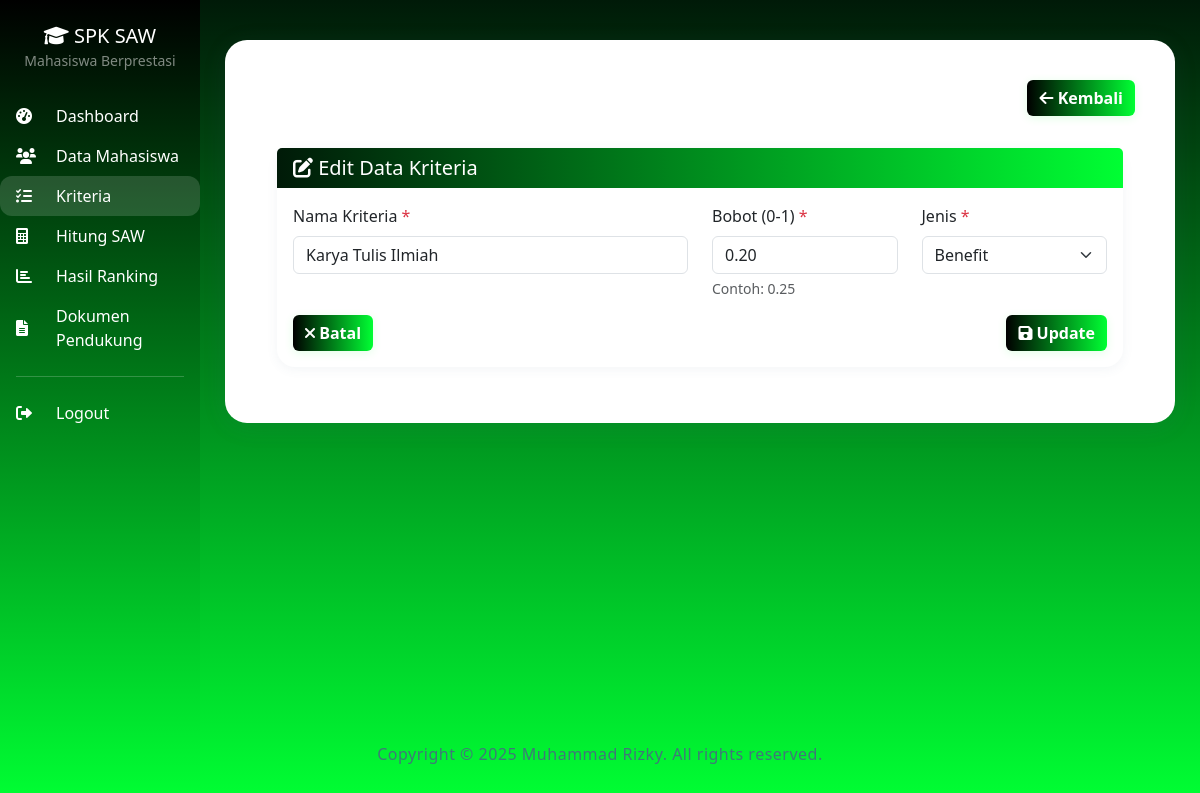
The app's page /edit_kriteria.php?id=3 (signed in) with its own data.
### tables this page shows
CREATE TABLE kriteria (
    id_kriteria INT AUTO_INCREMENT PRIMARY KEY,
    nama_kriteria VARCHAR(100) NOT NULL,
    bobot DECIMAL(3,2) NOT NULL,
    jenis ENUM('benefit', 'cost') NOT NULL,
    created_at TIMESTAMP DEFAULT CURRENT_TIMESTAMP,
    updated_at TIMESTAMP DEFAULT CURRENT_TIMESTAMP ON UPDATE CURRENT_TIMESTAMP
);

### edit_kriteria.php (the view, shortened to what this page needs)
<?php
require_once 'config/database.php';
$id = isset($_GET['id']) ? intval($_GET['id']) : 0;
$stmt = $pdo->prepare("SELECT * FROM kriteria WHERE id_kriteria = ?");
$stmt->execute([$id]);
$kriteria = $stmt->fetch();
?>
<!DOCTYPE html>
<html lang="id">
<head>
    <link href="https://cdn.jsdelivr.net/npm/bootstrap@5.3.0/dist/css/bootstrap.min.css" rel="stylesheet">
    <link href="https://cdnjs.cloudflare.com/ajax/libs/font-awesome/6.0.0/css/all.min.css" rel="stylesheet">
</head>
<body>
    <div class="container-fluid">
        <div class="row">
            <div class="col-md-3 col-lg-2 px-0">
                <div class="sidebar">
                    <div class="p-4 text-center">
                        <h5 class="text-white mb-0">
                            <i class="fas fa-graduation-cap"></i> SPK SAW
                        </h5>
                        <small class="text-white-50">Mahasiswa Berprestasi</small>
                    </div>
                    <nav class="nav flex-column">
                        <a class="nav-link" href="index.php">
                            <i class="fas fa-tachometer-alt me-2"></i>
                            <span class="d-none d-lg-inline">Dashboard</span>
                        </a>
                        <a class="nav-link" href="mahasiswa.php">
                            <i class="fas fa-users me-2"></i>
                            <span class="d-none d-lg-inline">Data Mahasiswa</span>
                        </a>
                        <a class="nav-link active" href="kriteria.php">
                            <i class="fas fa-list-check me-2"></i>
                            <span class="d-none d-lg-inline">Kriteria</span>
                        </a>
                        <a class="nav-link" href="hitung_saw.php">
                            <i class="fas fa-calculator me-2"></i>
                            <span class="d-none d-lg-inline">Hitung SAW</span>
                        </a>
                        <a class="nav-link" href="hasil.php">
                            <i class="fas fa-chart-bar me-2"></i>
                            <span class="d-none d-lg-inline">Hasil Ranking</span>
                        </a>
                        <a class="nav-link" href="dokumen.php">
                            <i class="fas fa-file-alt me-2"></i>
                            <span class="d-none d-lg-inline">Dokumen Pendukung</span>
                        </a>
                        <hr class="text-white-50 mx-3">
                        <a class="nav-link" href="logout.php">
                            <i class="fas fa-sign-out-alt me-2"></i>
                            <span class="d-none d-lg-inline">Logout</span>
                        </a>
                    </nav>
                </div>
            </div>
            <div class="col-md-9 col-lg-10 px-0">
                <div class="main-content">
                    <div class="content-card">
                    <nav class="navbar navbar-expand-lg">
                        <div class="container-fluid">
                            <h4 class="mb-0">Edit Kriteria</h4>
                            <div class="navbar-nav ms-auto">
                                <a href="kriteria.php" class="btn btn-secondary">
                                    <i class="fas fa-arrow-left"></i> Kembali
                                </a>
                            </div>
                        </div>
                    </nav>
                    <div class="p-4">
                        <div class="card">
                            <div class="card-header">
                                <h5 class="mb-0">
                                    <i class="fas fa-edit"></i> Edit Data Kriteria
                                </h5>
                            </div>
                            <div class="card-body">
                                <form method="POST">
                                    <div class="row">
                                        <div class="col-md-6 mb-3">
                                            <label for="nama_kriteria" class="form-label">Nama Kriteria <span class="text-danger">*</span></label>
                                            <input type="text" class="form-control" id="nama_kriteria" name="nama_kriteria"
                                                   value="<?php echo htmlspecialchars($kriteria['nama_kriteria']); ?>"
                                                   required>
                                        </div>
                                        <div class="col-md-3 mb-3">
                                            <label for="bobot" class="form-label">Bobot (0-1) <span class="text-danger">*</span></label>
                                            <input type="number" class="form-control" id="bobot" name="bobot"
                                                   step="0.01" min="0" max="1"
                                                   value="<?php echo $kriteria['bobot']; ?>"
                                                   required>
                                            <div class="form-text">Contoh: 0.25</div>
                                        </div>
                                        <div class="col-md-3 mb-3">
                                            <label for="jenis" class="form-label">Jenis <span class="text-danger">*</span></label>
                                            <select class="form-select" id="jenis" name="jenis" required>
                                                <option value="benefit" <?php echo ($kriteria['jenis'] == 'benefit') ? 'selected' : ''; ?>>Benefit</option>
                                            </select>
                                        </div>
                                    </div>
                                    <div class="d-flex justify-content-between">
                                        <a href="kriteria.php" class="btn btn-secondary">
                                            <i class="fas fa-times"></i> Batal
                                        </a>
                                        <button type="submit" class="btn btn-warning">
                                            <i class="fas fa-save"></i> Update
                                        </button>
                                    </div>
                                </form>
                                </div>
                            </div>
                        </div>
                    </div>
                </div>
            </div>
        </div>
    </div>
    <p style="position:fixed;left:0;right:0;bottom:18px;text-align:center;color:#4B6286;opacity:0.85;z-index:9999;font-size:16px;font-weight:500;letter-spacing:0.5px;pointer-events:none;">Copyright &#169; 2025 Muhammad Rizky. All rights reserved.</p>
</body>
</html>

### edit_kriteria.php (style rules this page uses)
body, .main-content { background: linear-gradient(180deg, #001a08 0%, #00FF33 100%) !important; color: #fff; }
.sidebar { background: linear-gradient(180deg, #000000 0%, #00FF33 100%) !important; min-height: 100vh; color: #fff; }
.card, .content-card { background: #fff; border-radius: 22px; box-shadow: 0 4px 24px rgba(0,0,0,0.18); border: none; }
.card-header, .content-card-header, .table thead th { background: linear-gradient(90deg, #001a08 0%, #00FF33 100%) !important; color: #fff !important; border-radius: 22px 22px 0 0; border: none; font-weight: 700; }
.sidebar .nav-link { color: #fff; border-radius: 12px; }
.sidebar .nav-link.active, .sidebar .nav-link:hover { background: rgba(255,255,255,0.15); color: #fff; }
.sidebar hr { border-color: rgba(255,255,255,0.2) !important; opacity: 1; }
.card { border-radius: 18px; box-shadow: 0 2px 12px rgba(76, 98, 134, 0.07); border: none; }
.navbar, .main-content { background: transparent !important; }
hr { border-color: var(--primary) !important; opacity: 0.2; }
.main-content { padding: 40px 0; }
.content-card { background: #fff; border-radius: 22px; box-shadow: 0 4px 24px rgba(76, 98, 134, 0.10); padding: 32px 28px; margin: 0 auto; max-width: 98%; }
@media (min-width: 992px) { .content-card { max-width: 95%; } }
.sidebar .nav-link { display: flex; align-items: center; gap: 10px; justify-content: flex-start; }
.sidebar .nav-link i { min-width: 22px; text-align: left; }
.card-header, .content-card-header { background: linear-gradient(90deg, #001a08 0%, #00FF33 100%); color: #fff; border-radius: 22px 22px 0 0; border: none; }
.btn.btn-warning { background: linear-gradient(90deg, #000 0%, #00FF33 100%) !important; color: #fff !important; border: none !important; font-weight: 600; box-shadow: 0 2px 10px rgba(0,255,51,0.12); transition: background 0.2s, box-shadow 0.2s; }
.btn.btn-secondary { background: linear-gradient(90deg, #000 0%, #00FF33 100%) !important; color: #fff !important; border: none !important; font-weight: 600; box-shadow: 0 2px 10px rgba(0,255,51,0.12); transition: background 0.2s, box-shadow 0.2s; }

### records on screen
kriteria: nama_kriteria "Karya Tulis Ilmiah", bobot "0.20", jenis "Benefit"
